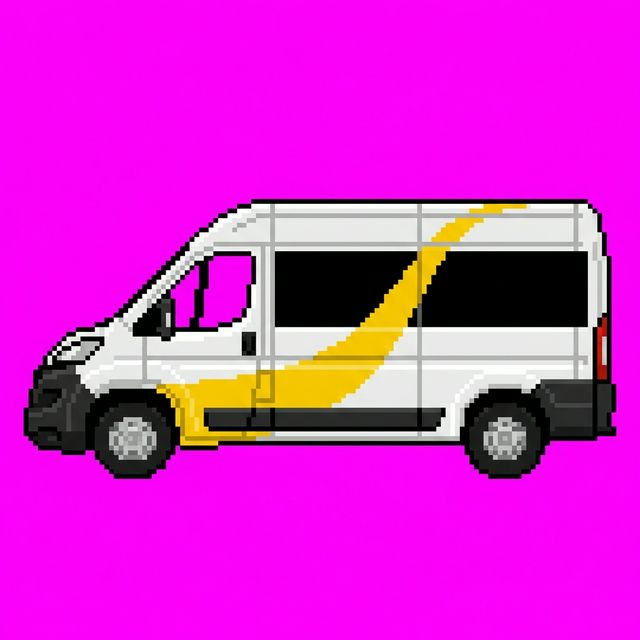
#> input picture img/NIceMinibus.png, 640 x 640 px
$ python remove_bg.py ../img/NIceMinibus.png ../img/NiceSunnieBadMinibus.png
#> lines starting #> are read from the running program, lines starting #| are printed output that depends on the picture
from PIL import Image
import sys

def remove_background(image_path, output_path, tolerance=30):
#> called with image_path = '../img/NIceMinibus.png', output_path = '../img/NiceSunnieBadMinibus.png', tolerance = 30
    img = Image.open(image_path).convert("RGBA")
    data = img.getdata()

    # Get the background color from the top-left pixel
    bg_color = data[0]
#> bg_color = (251, 3, 249, 255)

    new_data = []

    # helper for color distance constraint
    def color_dist(c1, c2):
        return sum(abs(a - b) for a, b in zip(c1[:3], c2[:3]))

    for item in data:
        # Check against the top left corner background color, with tolerance
        if color_dist(item, bg_color) < tolerance:
            new_data.append((item[0], item[1], item[2], 0))  # Replace with transparent
        else:
            new_data.append(item)
#> after the loop, new_data = 409600 items

    img.putdata(new_data)
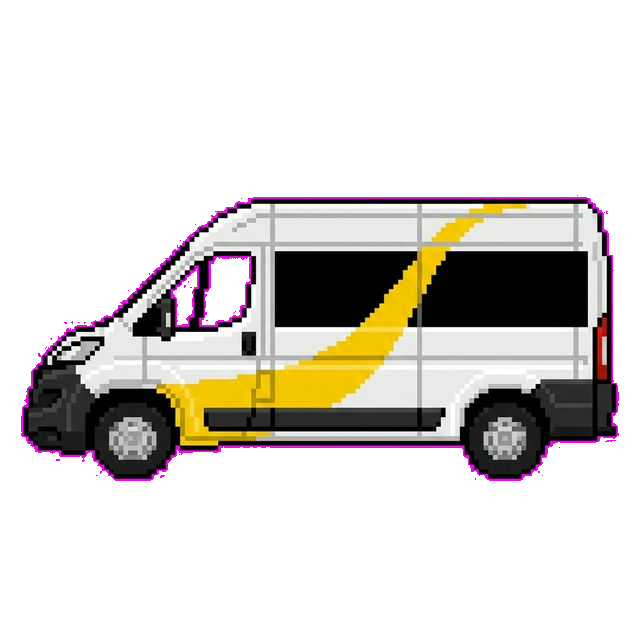
#> img: PIL image 640x640 RGBA; mean R, G, B, A 213.6, 39.7, 203.9, 80.8; transparent parts drawn white
    img.save(output_path, "PNG")

if __name__ == "__main__":
    if len(sys.argv) < 3:
        print("Usage: python remove_bg.py <input> <output>")
        sys.exit(1)
    remove_background(sys.argv[1], sys.argv[2])
